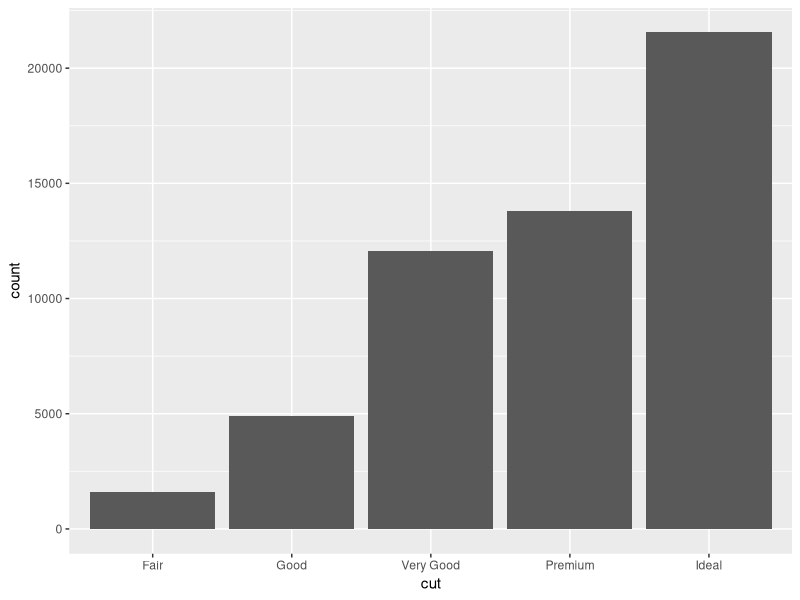
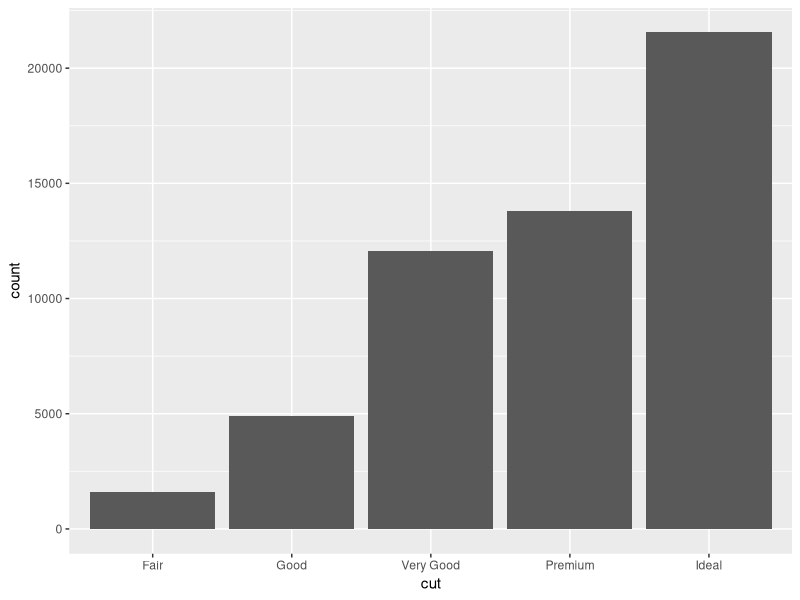
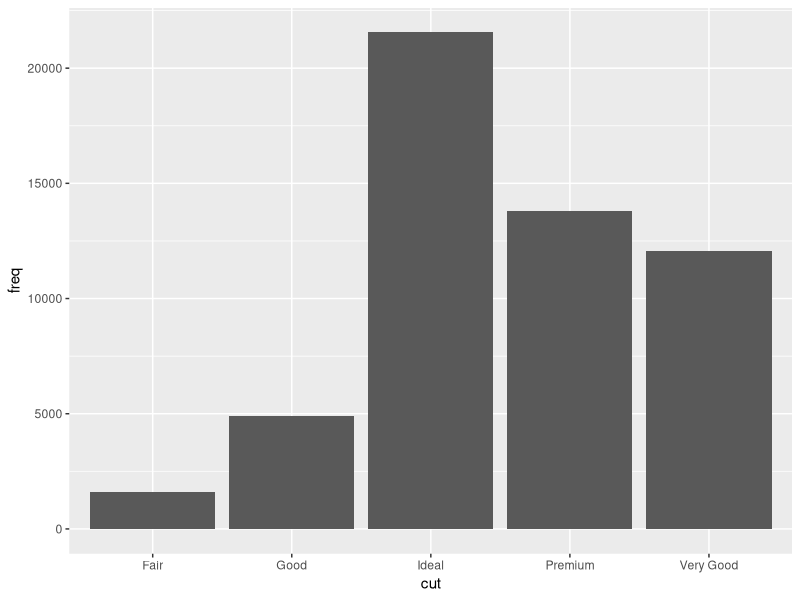
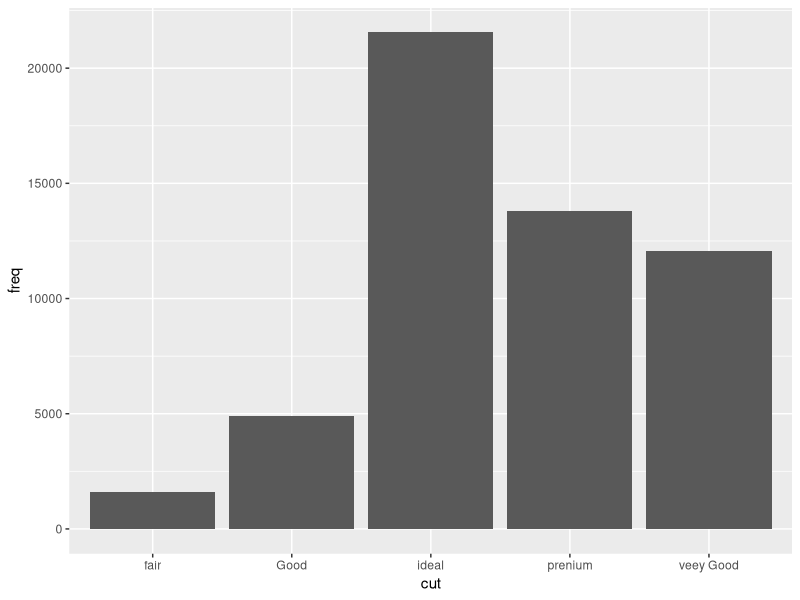
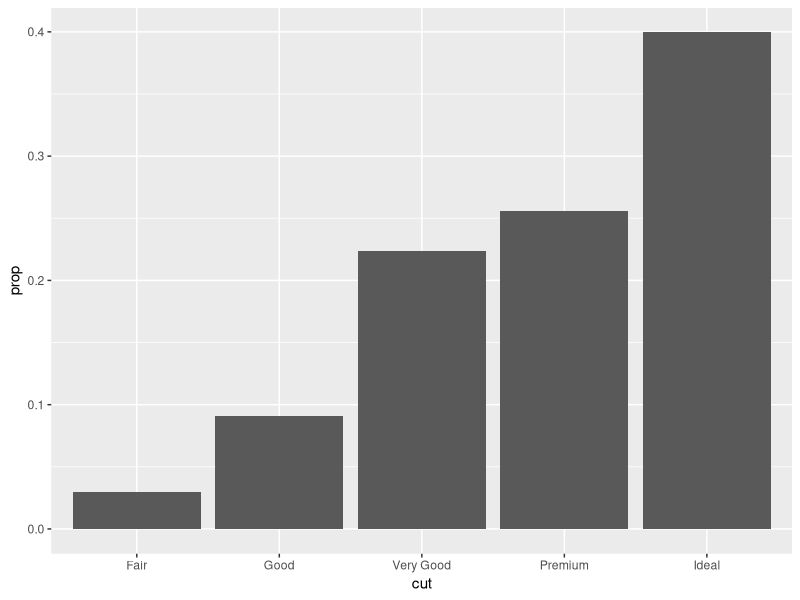
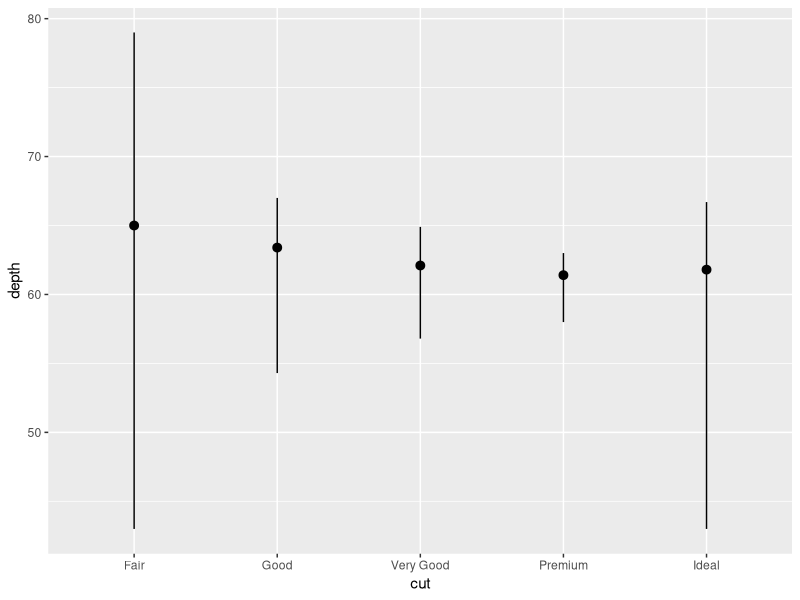
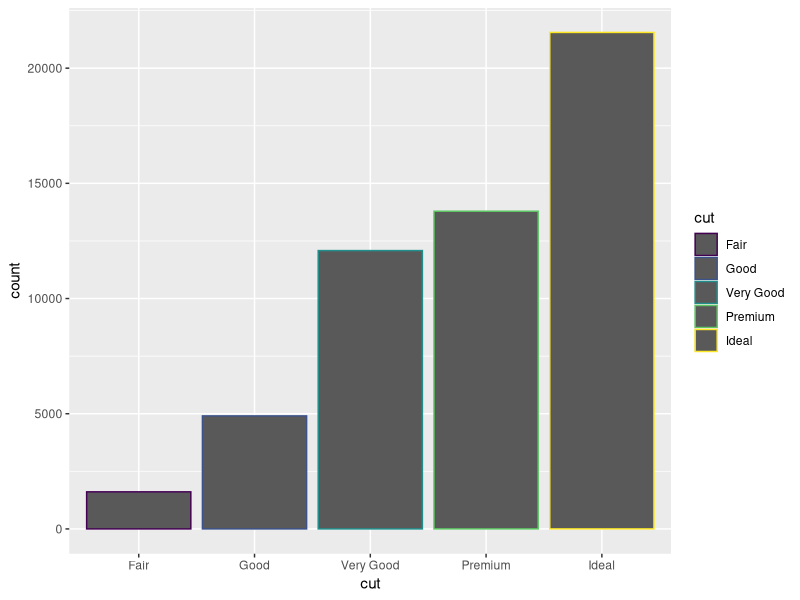
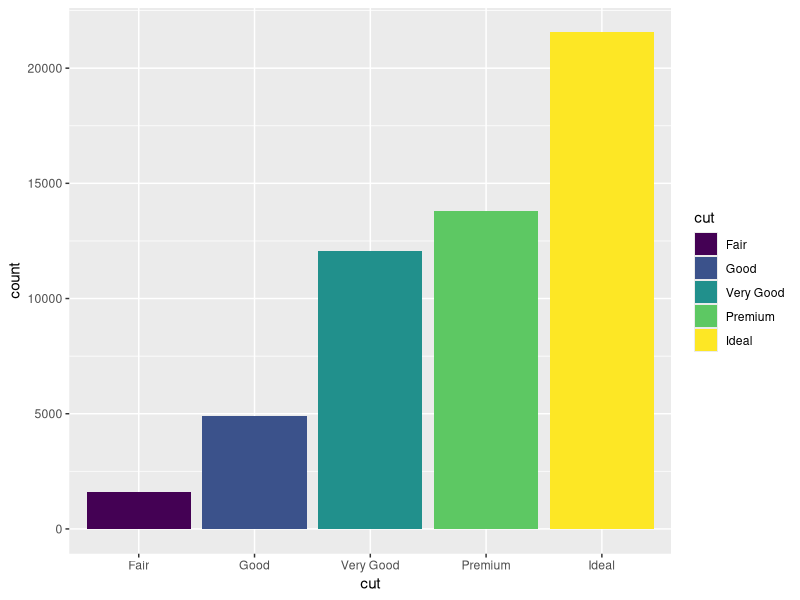

Generate these figures, in order, with R:
## statistical transformation

install.packages(("tidyverse"))
library(tidyverse)

diamonds
ggplot(data = diamonds)+
  geom_bar(mapping = aes(x = cut))

ggplot(data = diamonds)+
  stat_count(mapping = aes(x = cut))

demo <- tribble(
  ~cut,         ~freq,
  "Fair",       1610,
  "Good",       4906,
  "Very Good",  12082,
  "Premium",    13791,
  "Ideal",      21551
)

ggplot(data = demo) +
  geom_bar(mapping = aes(x = cut, y = freq), stat = "identity")



demo <- tribble(
  ~cut,           ~freq,
  "fair",        1610,
  "Good",        4908,
  "veey Good",   12082,
  "prenium",     13791,
  "ideal",       21551
)

ggplot(data = demo)+
  geom_bar(mapping = aes(x = cut, y = freq), stat = "identity")


ggplot(data = diamonds)+
  geom_bar(mapping = aes(x = cut, y =stat(prop), group = 1))

ggplot(data = diamonds)+
  stat_summary(mapping = aes(x = cut, y = depth),
               fun.ymin = min,
               fun.ymax = max,
               fun.y = median)

##positional adjustment

ggplot(data = diamonds)+
  geom_bar(mapping = aes(x = cut, colour = cut))


ggplot(data = diamonds)+
  geom_bar(mapping = aes(x = cut, fill = cut))

ggplot(data = diamonds)+
  geom_bar(mapping = aes(x = cut, fill = clarity))

ggplot(data = diamonds, mapping = aes(x = cut, fill = clarity)) + 
  geom_bar(alpha = 1/5, position = "identity")
ggplot(data = diamonds, mapping = aes(x = cut, colour = clarity)) + 
  geom_bar(fill = NA, position = "identity")


ggplot(data = diamonds)+
  geom_bar(mapping = aes(x = cut, fill = clarity), position = "fill")

ggplot(data = diamonds)+
  geom_bar(mapping = aes(x = cut, fill = clarity), position = "dodge")

mpg
ggplot(data = mpg)+
  geom_bar(mapping = aes(x = hwy))
diamonds

ggplot(data = mpg)+
  geom_bar(mapping = aes(x = displ, fill = class), position = "fill")

##Coordinate system

ggplot(data = mpg)+
  geom_boxplot(mapping = aes(x = class, y = hwy))

ggplot(data = mpg, mapping = aes(x = class, y = hwy ))+
  geom_boxplot()+
  coord_flip()

nz <- map_data("nz")

ggplot(nz, aes(long, lat, group = group)) +
  geom_polygon(fill = "white", colour = "black")

ggplot(nz, aes(long, lat, group = group)) +
  geom_polygon(fill = "white", colour = "black") +
  coord_quickmap()

ggplot(data = diamonds) + 
  geom_bar(
    mapping = aes(x = cut, fill = cut), 
    show.legend = FALSE,
    width = 1
  ) + 
  theme(aspect.ratio = 1) +
  labs(x = NULL, y = NULL)+
  coord_flip()+
  coord_polar()

ggplot(data = mpg, mapping = aes(x = cty, y = hwy)) +
  geom_point() + 
  geom_abline() +
  coord_fixed()
